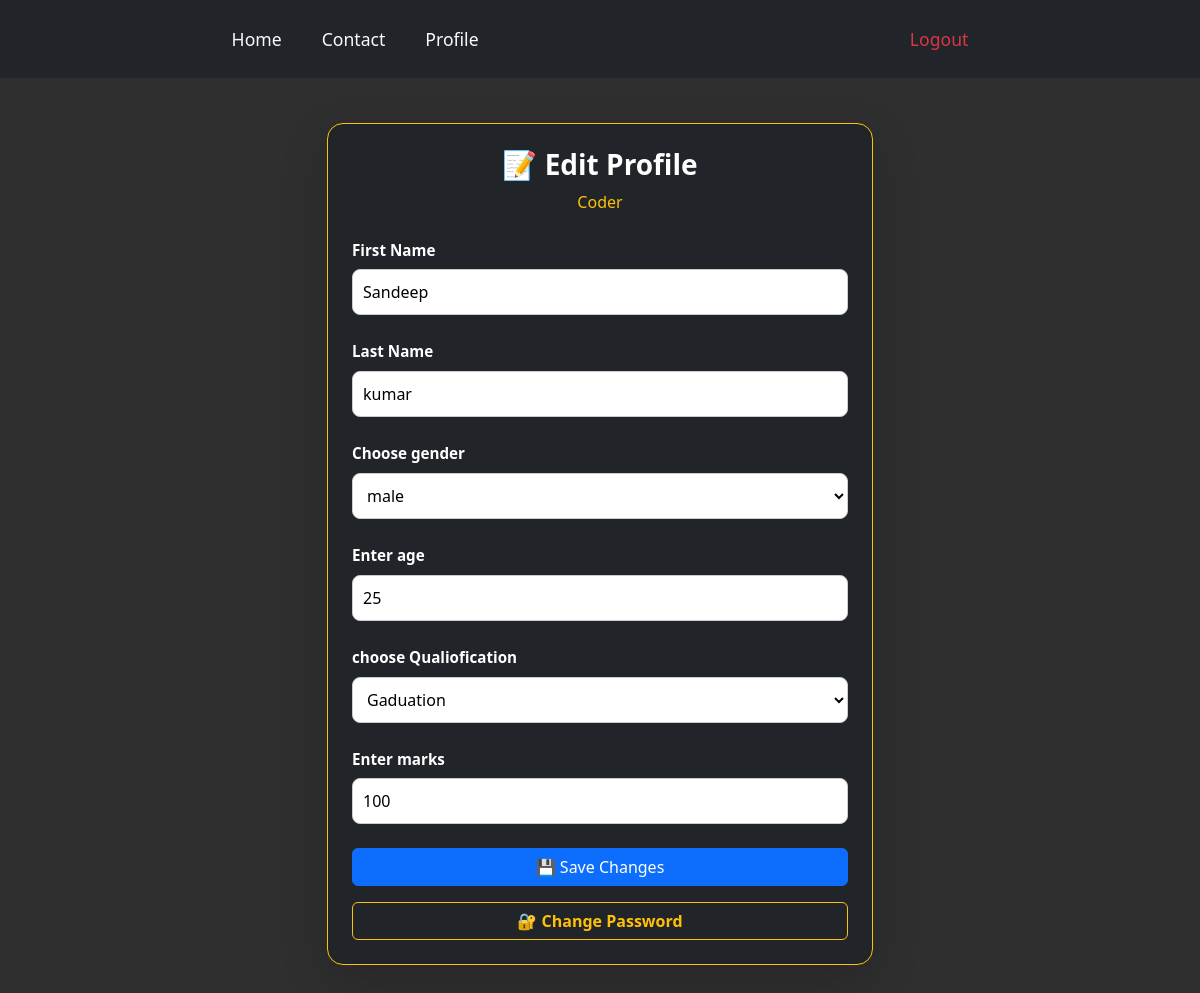
Screenshot of /user/edit_profile/2/ (signed in) with the database file from the repository.
### Authentication/models.py (models this page shows)
class StudentProfile(models.Model):
    user=models.OneToOneField(User,on_delete=models.CASCADE)
    first_name=models.CharField(max_length=20,blank=False)
    last_name=models.CharField(max_length=20)
    gender=models.CharField(choices=[('','Choose Gender'),('male','male'),('female','female'),('others','others')],blank=False)
    age=models.IntegerField(blank=False)
    qualification=models.CharField(choices=[
        ('','Choose Qualification'),
        ('matriculation','matriculation'),
        ('intermediate','intermediate'),
        ('Diplaoma','Diplaoma'),
        ('Gaduation','Gaduation'),
        ('Master Degree','Master Degree'),
    ],blank=False)
    marks=models.IntegerField(blank=False)

### Authentication/views.py (the view)
# urls.py: path('edit_profile/<int:my_id>/',views.edit_profile,name='edit_profile'),
def edit_profile(req, my_id):
    if req.user.is_authenticated:
        if not req.user.is_superuser:
            usr = User.objects.get(pk=my_id)
            try:
                sp = StudentProfile.objects.get(user=usr)
            except StudentProfile.DoesNotExist:
                sp = None
            if req.method == "POST":
                spf = StudendProfileForm(req.POST, instance=sp)
                if spf.is_valid():
                    instance=spf.save(commit=False)
                    instance.user=usr
                    instance.save()
                    messages.success(req,'Profile Updated------')
                    return HttpResponseRedirect('/user/profile/')
                else:
                    print(spf.errors)
            else:
                spf=StudendProfileForm(instance=sp)
            return render(req, "edit_profile.html", {"form": spf})
        else:
            messages.warning(req,'Do not mendatory,, You are an Admin')
            return HttpResponseRedirect('/user/profile/')
    else:
        messages.error(req,'unauthorized Access')
        return HttpResponseRedirect('/user/log_in/')

### Authentication/forms.py (shortened to what this page needs)
class StudendProfileForm(forms.ModelForm):
    class Meta:
        model=StudentProfile
        fields=['first_name','last_name','gender','age','qualification','marks']
        widgets={
            'first_name':forms.TextInput(attrs={'placeholder':'First Name'}),
            'last_name':forms.TextInput(attrs={'placeholder':'Last Name'}),
            'age':forms.NumberInput,
        }
        labels={
            'first_name':'First Name',
            'last_name':'Last Name',
            'gender':'Choose gender',
            'age':'Enter age',
            'qualification':'choose Qualiofication',
            'marks':'Enter marks',
        }

### Authentication/templates/edit_profile.html (shortened to what this page needs)
{% extends 'base.html' %}
{% load static %}
{% block css %}
  {{ block.super }}
  <link rel="stylesheet" href="{% static 'css/editprofile.css' %}" />
{% endblock %}
{% block body_content %}
  <div class="container py-5">
    <div class="row justify-content-center">
      <div class="col-md-7 col-lg-6">
        <div class="card bg-dark text-white shadow-lg border border-warning rounded-4 p-4">
          <div class="text-center mb-4">
            <h3 class="fw-bold">📝 Edit Profile</h3>
            <p class="mb-0 text-warning text-capitalize">{{ user.username }}</p>
          </div>
          <form method="POST" novalidate>
            {% for field in form %}
              <div class="mb-4">
                <label class="form-label fw-semibold">{{ field.label }}</label>
                {{ field }}
              </div>
            {% endfor %}
            <div class="d-grid mt-3">
              <button type="submit" class="btn btn-primary">💾 Save Changes</button>
            </div>
          </form>
          <div class="d-grid mt-3">
            <a href="{% url 'change_password' %}" class="btn btn-outline-warning fw-semibold">🔐 Change Password</a>
          </div>
        </div>
      </div>
    </div>
  </div>
{% endblock %}

### static/css/homestyle.css (style rules this page uses)
body { background-color: rgb(47, 47, 48); padding: 0; margin: 0; }

### static/css/editprofile.css (style rules this page uses)
input, select, textarea { background-color: #fff !important; color: #000 !important; border-radius: 8px; padding: 10px; border: 1px solid #ccc; width: 100%; }
label { font-size: 0.95rem; margin-bottom: 5px; }
button { transition: all 0.3s ease; font-weight: 600; padding: 10px 20px; }

### rows the page displays
StudentProfile: form "Sandeep" "kumar" "male" "25" "Gaduation" "100"

### other values shown
{{ user.username }} "Coder"
{{ field.label }} "First Name" "Last Name" "Choose gender" "Enter age" "choose Qualiofication" "Enter marks"
